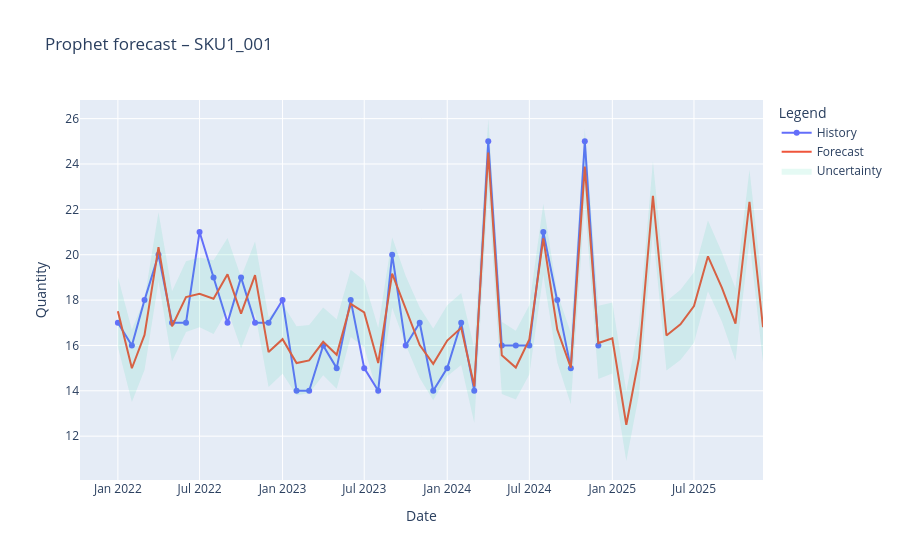
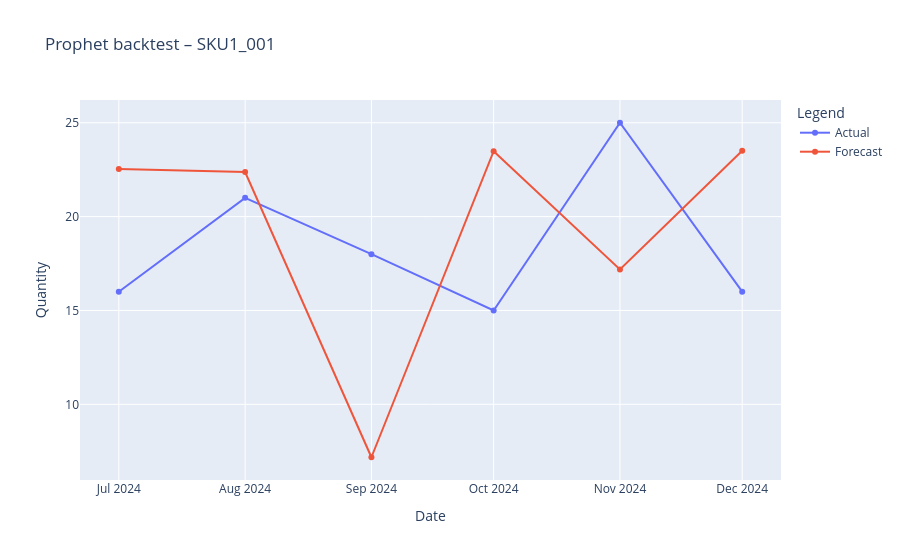
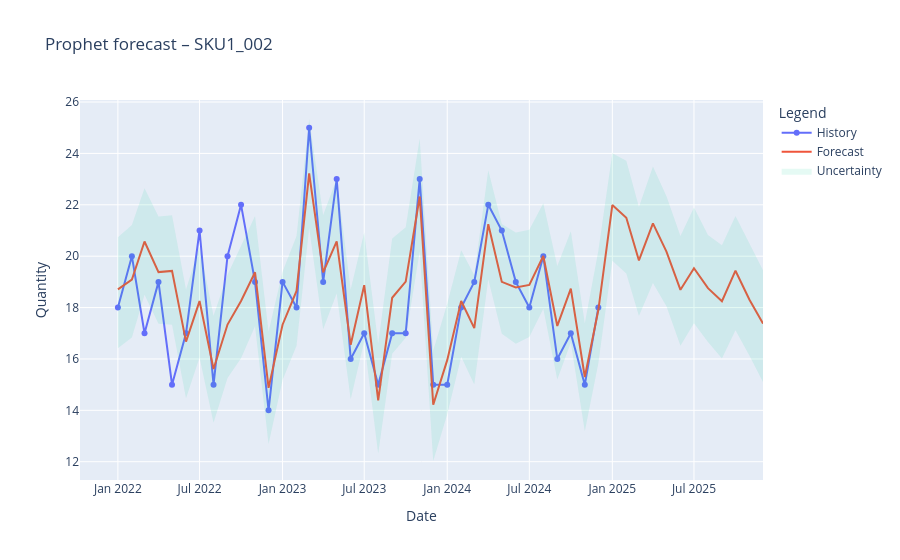
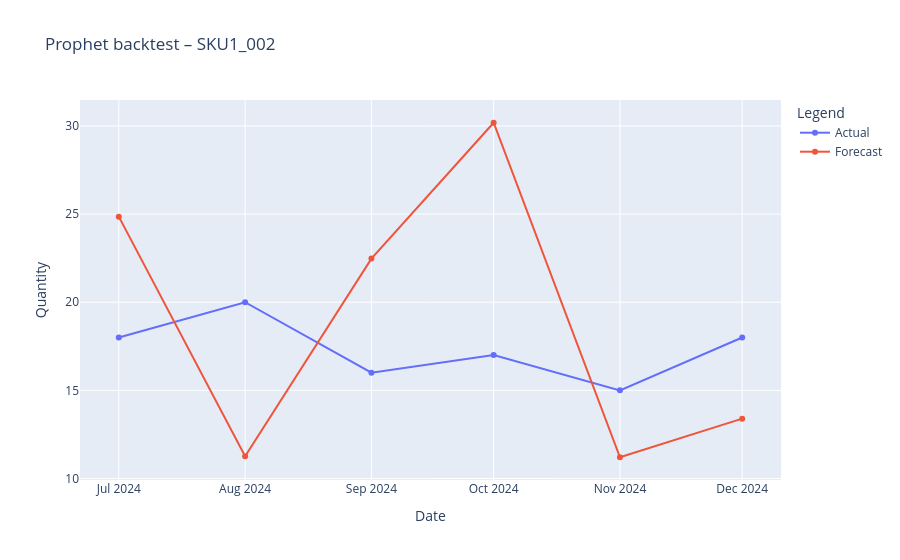

The code cell stored with these charts, in order, in its notebook:
### Markdown cell above
## Get the results

### Code cell
def run_and_display_for_skus(
    skus,
    base_dir="..",
    filename="timeseries.csv",
    forecast_months=12,
    backtest_months=6,
):
    results = {}
    metrics_rows = []
    artifacts_dir = os.path.join(os.path.abspath(base_dir), "artifacts")
    os.makedirs(artifacts_dir, exist_ok=True)
    for sku_id in skus:
        res = run_full_prophet_pipeline(
            base_dir=base_dir,
            filename=filename,
            sku_id=sku_id,
            forecast_months=forecast_months,
            backtest_months=backtest_months,
        )
        results[sku_id] = res
        m = res["backtest_metrics"]
        metrics_rows.append({"sku_id": sku_id, "mae": m["mae"], "rmse": m["rmse"]})
        print(f"{sku_id} backtest metrics:", m)
        res["forecast_fig"].show()
        res["backtest_fig"].show()
        fc = res["forecast"]
        df_fc = fc[["ds", "yhat", "yhat_lower", "yhat_upper"]].copy()
        df_fc.to_csv(
            os.path.join(artifacts_dir, f"prophet_forecast_{sku_id}.csv"),
            index=False,
        )
    metrics_df = pd.DataFrame(metrics_rows)
    metrics_df.to_csv(
        os.path.join(artifacts_dir, "prophet_backtest_metrics.csv"),
        index=False,
    )
    return results

skus = ["SKU1_001", "SKU1_002", "SKU1_003", "SKU1_004", "SKU1_005", "SKU1_006"]
prophet_results = run_and_display_for_skus(skus)
